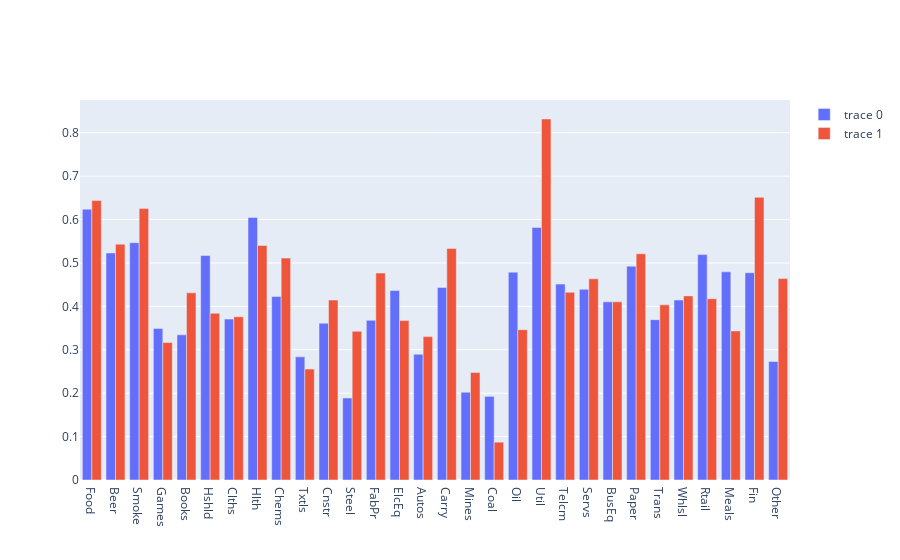

Notebook code for this chart:
### Markdown cell above
PLOT VW AND EW SHARPE RATIO

### Code cell
sr_data = [go.Bar(x=sharpe_ratio_df.index,
                  y=sharpe_ratio_df[col]) for col in sharpe_ratio_df.columns]
pyo.iplot(sr_data)

### Figure 1 — Plotly figure (JSON) as saved in the notebook; plotly's stock layout.template omitted (floating-point values rounded to 4 significant figures)
{"data": [{"type": "bar", "x": ["Food", "Beer", "Smoke", "Games", "Books", "Hshld", "Clths", "Hlth", "Chems", "Txtls", "Cnstr", "Steel", "FabPr", "ElcEq", "Autos", "Carry", "Mines", "Coal", "Oil", "Util", "Telcm", "Servs", "BusEq", "Paper", "Trans", "Whlsl", "Rtail", "Meals", "Fin", "Other"], "y": [0.6239, 0.5229, 0.5467, 0.3491, 0.3343, 0.5171, 0.3707, 0.6049, 0.4227, 0.2837, 0.3613, 0.1889, 0.3677, 0.4367, 0.2897, 0.4436, 0.2021, 0.1927, 0.4788, 0.5819, 0.4513, 0.4394, 0.4105, 0.4926, 0.3695, 0.4145, 0.5193, 0.4795, 0.4775, 0.2729]}, {"type": "bar", "x": ["Food", "Beer", "Smoke", "Games", "Books", "Hshld", "Clths", "Hlth", "Chems", "Txtls", "Cnstr", "Steel", "FabPr", "ElcEq", "Autos", "Carry", "Mines", "Coal", "Oil", "Util", "Telcm", "Servs", "BusEq", "Paper", "Trans", "Whlsl", "Rtail", "Meals", "Fin", "Other"], "y": [0.6438, 0.5433, 0.6253, 0.3168, 0.4311, 0.3841, 0.3761, 0.5404, 0.5112, 0.2555, 0.4146, 0.3425, 0.4768, 0.3672, 0.3303, 0.5335, 0.2477, 0.08714, 0.3463, 0.8317, 0.4324, 0.4635, 0.4104, 0.5211, 0.4036, 0.4242, 0.4176, 0.3434, 0.6513, 0.464]}], "layout": {}}
